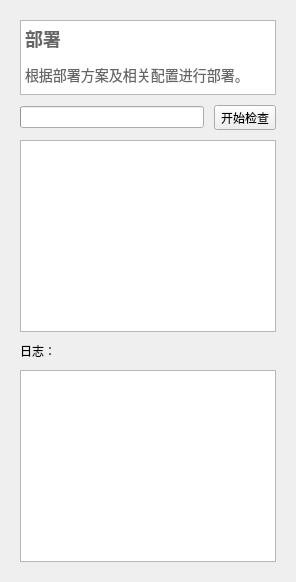
         <widget class="QWidget" name="page_5">
          <layout class="QVBoxLayout" name="verticalLayout_6">
           <property name="spacing">
            <number>10</number>
           </property>
           <property name="leftMargin">
            <number>20</number>
           </property>
           <property name="topMargin">
            <number>20</number>
           </property>
           <property name="rightMargin">
            <number>20</number>
           </property>
           <property name="bottomMargin">
            <number>20</number>
           </property>
           <item>
            <widget class="QTextBrowser" name="text_5">
             <property name="sizePolicy">
              <sizepolicy hsizetype="Expanding" vsizetype="Fixed">
               <horstretch>0</horstretch>
               <verstretch>0</verstretch>
              </sizepolicy>
             </property>
             <property name="maximumSize">
              <size>
               <width>16777215</width>
               <height>75</height>
              </size>
             </property>
             <property name="html">
              <string>&lt;!DOCTYPE HTML PUBLIC &quot;-//W3C//DTD HTML 4.0//EN&quot; &quot;http://www.w3.org/TR/REC-html40/strict.dtd&quot;&gt;
&lt;html&gt;&lt;head&gt;&lt;meta name=&quot;qrichtext&quot; content=&quot;1&quot; /&gt;&lt;title&gt;部署&lt;/title&gt;&lt;style type=&quot;text/css&quot;&gt;
p, li { white-space: pre-wrap; }
&lt;/style&gt;&lt;/head&gt;&lt;body style=&quot; font-family:'Microsoft YaHei UI'; font-size:14px; font-weight:400; font-style:normal;&quot;&gt;
&lt;p style=&quot; margin-top:16px; margin-bottom:12px; margin-left:0px; margin-right:0px; -qt-block-indent:0; text-indent:0px;&quot;&gt;&lt;span style=&quot; font-size:x-large; font-weight:600; color:#666666;&quot;&gt;部署&lt;/span&gt;&lt;span style=&quot; font-size:14px; color:#666666;&quot;&gt; &lt;/span&gt;&lt;/p&gt;
&lt;p style=&quot; margin-top:12px; margin-bottom:12px; margin-left:0px; margin-right:0px; -qt-block-indent:0; text-indent:0px;&quot;&gt;&lt;span style=&quot; font-size:14px; color:#666666;&quot;&gt;根据部署方案及相关配置进行部署。&lt;/span&gt;&lt;/p&gt;&lt;/body&gt;&lt;/html&gt;</string>
             </property>
            </widget>
           </item>
           <item>
            <layout class="QHBoxLayout" name="horizontalLayout_8">
             <item>
              <widget class="QProgressBar" name="deployment_progress">
               <property name="value">
                <number>0</number>
               </property>
               <property name="alignment">
                <set>Qt::AlignCenter</set>
               </property>
               <property name="textVisible">
                <bool>false</bool>
               </property>
              </widget>
             </item>
             <item>
              <widget class="QToolButton" name="btn_deployment_start">
               <property name="text">
                <string>开始检查</string>
               </property>
               <property name="icon">
                <iconset resource="resources.qrc">
                 <normaloff>:/icons/images/start_checking.png</normaloff>:/icons/images/start_checking.png</iconset>
               </property>
               <property name="iconSize">
                <size>
                 <width>22</width>
                 <height>22</height>
                </size>
               </property>
               <property name="toolButtonStyle">
                <enum>Qt::ToolButtonIconOnly</enum>
               </property>
              </widget>
             </item>
            </layout>
           </item>
           <item>
            <layout class="QHBoxLayout" name="horizontalLayout_10">
             <item>
              <layout class="QVBoxLayout" name="deployment_jobs"/>
             </item>
             <item>
              <layout class="QVBoxLayout" name="verticalLayout_13" stretch="1,0,1">
               <item>
                <widget class="QListWidget" name="deployment_summary"/>
               </item>
               <item>
                <widget class="QLabel" name="label_3">
                 <property name="text">
                  <string>日志：</string>
                 </property>
                </widget>
               </item>
               <item>
                <widget class="QPlainTextEdit" name="deployment_log">
                 <property name="readOnly">
                  <bool>true</bool>
                 </property>
                </widget>
               </item>
              </layout>
             </item>
            </layout>
           </item>
          </layout>
         </widget>
